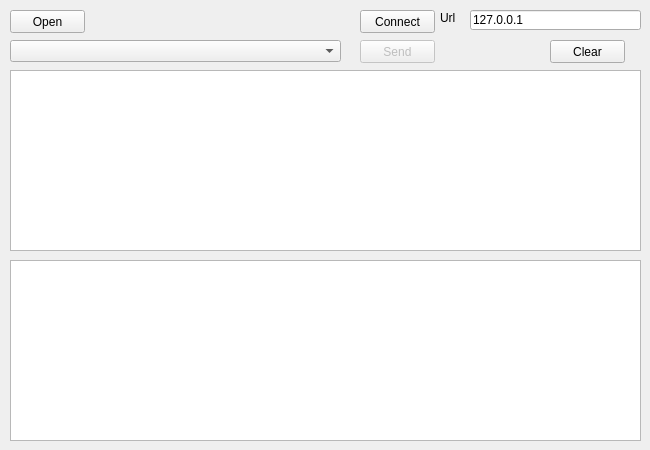
<?xml version="1.0" encoding="UTF-8"?>
<ui version="4.0">
 <class>MainWindow</class>
 <widget class="QMainWindow" name="MainWindow">
  <property name="geometry">
   <rect>
    <x>0</x>
    <y>0</y>
    <width>650</width>
    <height>450</height>
   </rect>
  </property>
  <property name="minimumSize">
   <size>
    <width>650</width>
    <height>450</height>
   </size>
  </property>
  <property name="maximumSize">
   <size>
    <width>650</width>
    <height>450</height>
   </size>
  </property>
  <property name="windowTitle">
   <string>MainWindow</string>
  </property>
  <widget class="QWidget" name="centralwidget">
   <widget class="QPushButton" name="Open">
    <property name="geometry">
     <rect>
      <x>10</x>
      <y>10</y>
      <width>75</width>
      <height>23</height>
     </rect>
    </property>
    <property name="text">
     <string>Open</string>
    </property>
   </widget>
   <widget class="QPushButton" name="Send">
    <property name="enabled">
     <bool>false</bool>
    </property>
    <property name="geometry">
     <rect>
      <x>360</x>
      <y>40</y>
      <width>75</width>
      <height>23</height>
     </rect>
    </property>
    <property name="text">
     <string>Send</string>
    </property>
   </widget>
   <widget class="QLineEdit" name="IP">
    <property name="geometry">
     <rect>
      <x>470</x>
      <y>10</y>
      <width>171</width>
      <height>20</height>
     </rect>
    </property>
    <property name="text">
     <string>127.0.0.1</string>
    </property>
   </widget>
   <widget class="QLabel" name="label">
    <property name="geometry">
     <rect>
      <x>440</x>
      <y>10</y>
      <width>21</width>
      <height>16</height>
     </rect>
    </property>
    <property name="text">
     <string>Url</string>
    </property>
   </widget>
   <widget class="QLabel" name="ViewCondition">
    <property name="geometry">
     <rect>
      <x>90</x>
      <y>10</y>
      <width>241</width>
      <height>21</height>
     </rect>
    </property>
    <property name="text">
     <string/>
    </property>
   </widget>
   <widget class="QPushButton" name="Connet">
    <property name="geometry">
     <rect>
      <x>360</x>
      <y>10</y>
      <width>75</width>
      <height>23</height>
     </rect>
    </property>
    <property name="text">
     <string>Connect</string>
    </property>
   </widget>
   <widget class="QTextBrowser" name="ViewText">
    <property name="geometry">
     <rect>
      <x>10</x>
      <y>70</y>
      <width>631</width>
      <height>181</height>
     </rect>
    </property>
    <property name="readOnly">
     <bool>true</bool>
    </property>
   </widget>
   <widget class="QTextBrowser" name="ViewRes">
    <property name="geometry">
     <rect>
      <x>10</x>
      <y>260</y>
      <width>631</width>
      <height>181</height>
     </rect>
    </property>
    <property name="readOnly">
     <bool>true</bool>
    </property>
   </widget>
   <widget class="QComboBox" name="Method">
    <property name="geometry">
     <rect>
      <x>10</x>
      <y>40</y>
      <width>331</width>
      <height>22</height>
     </rect>
    </property>
   </widget>
   <widget class="QPushButton" name="Clear">
    <property name="geometry">
     <rect>
      <x>550</x>
      <y>40</y>
      <width>75</width>
      <height>23</height>
     </rect>
    </property>
    <property name="text">
     <string>Clear</string>
    </property>
   </widget>
  </widget>
 </widget>
 <resources/>
 <connections/>
</ui>
